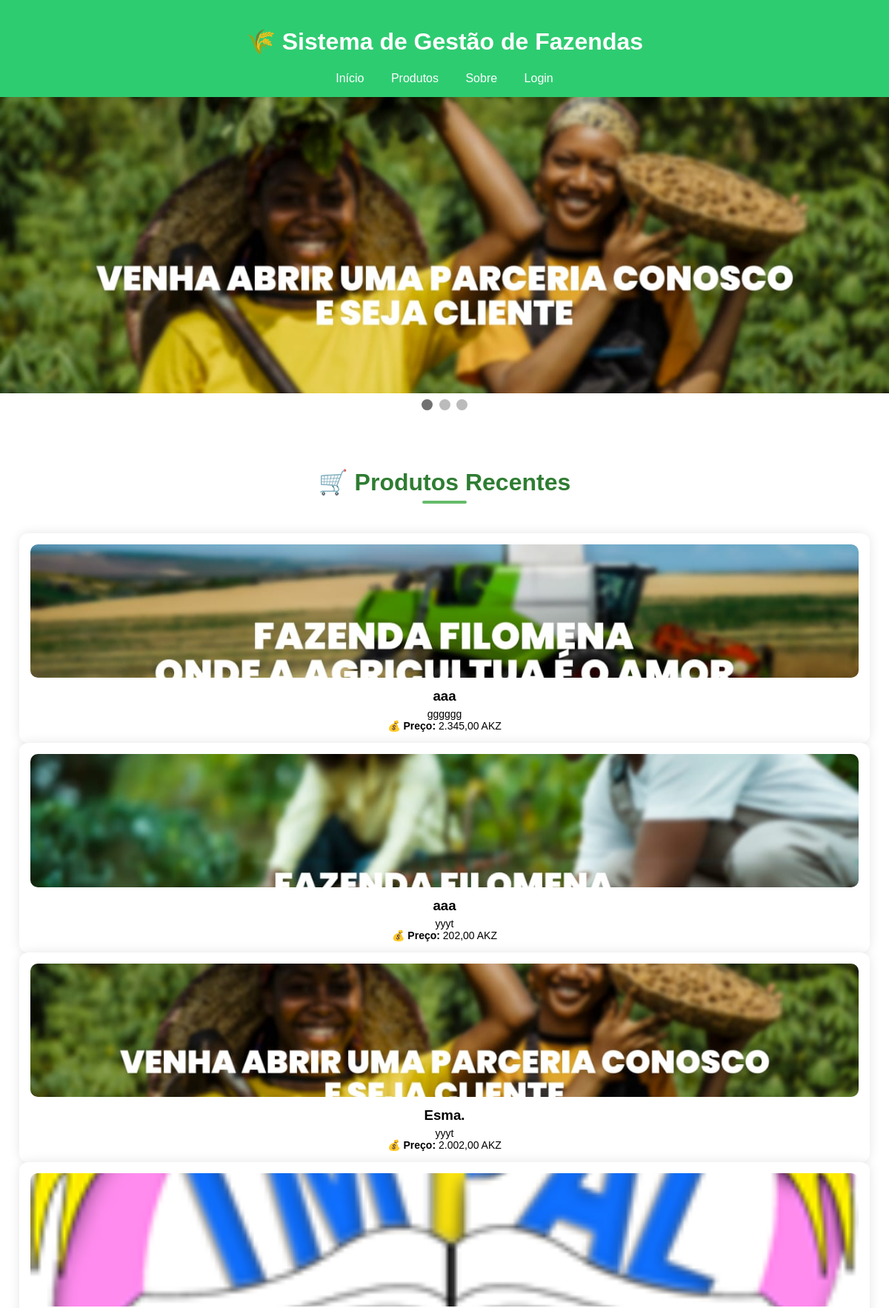
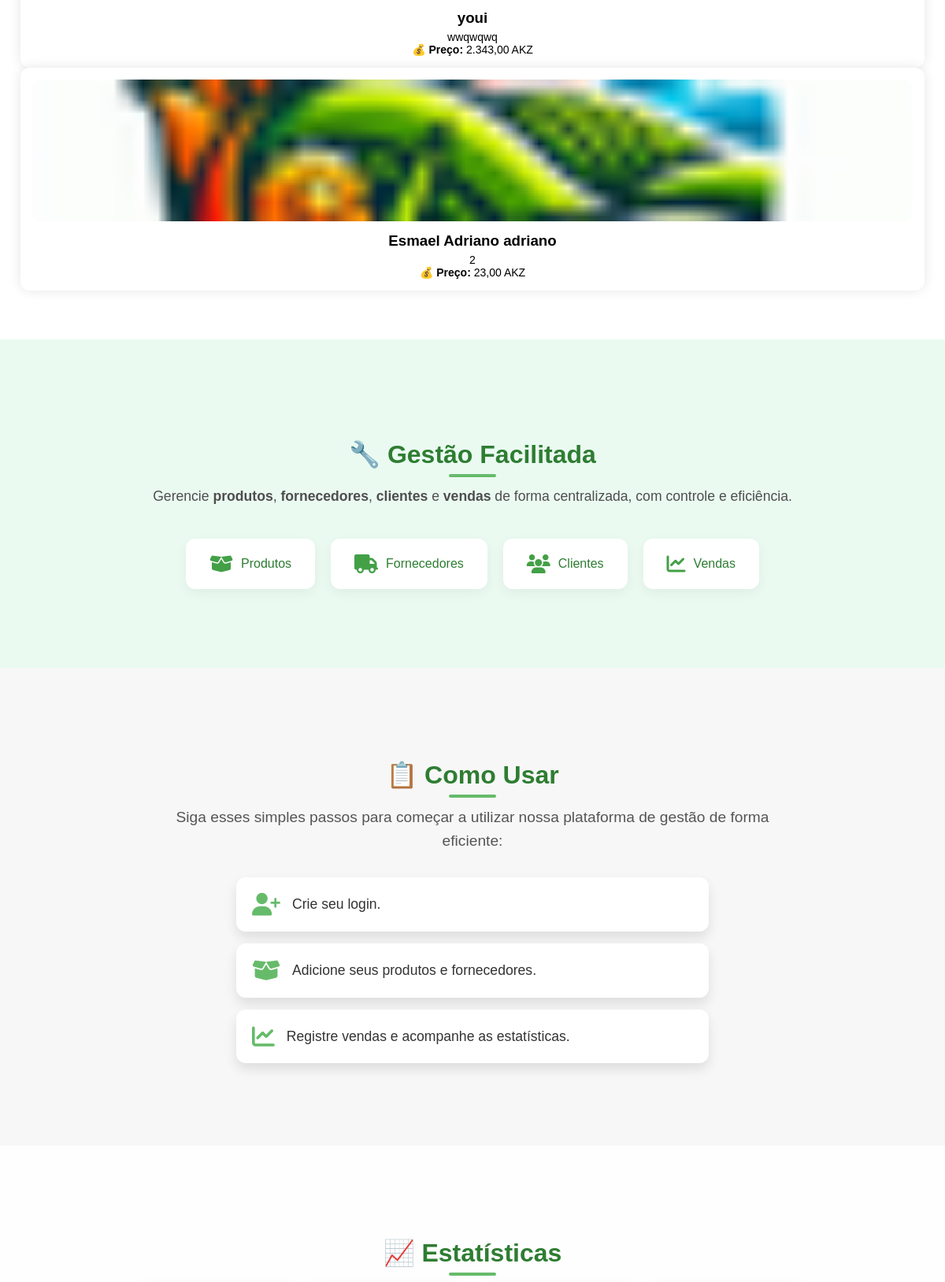
The page / (upper part) on the database its author committed (2 pictures, top to bottom).
### tables this page shows
CREATE TABLE `banners` (
  `id` int(11) NOT NULL,
  `titulo` varchar(100) NOT NULL,
  `descricao` text DEFAULT NULL,
  `imagem` varchar(255) NOT NULL,
  `link` varchar(255) DEFAULT NULL,
  `status` enum('ativo','inativo') DEFAULT 'ativo',
  `data_criacao` datetime DEFAULT current_timestamp()
);

CREATE TABLE `produtos` (
  `id` int(11) NOT NULL,
  `nome` varchar(255) NOT NULL,
  `img` varchar(255) NOT NULL,
  `descricao` text DEFAULT NULL,
  `preco` decimal(10,2) NOT NULL,
  `quantidade` int(11) NOT NULL,
  `data_criacao` timestamp NOT NULL DEFAULT current_timestamp(),
  `id_fornecedor` int(11) DEFAULT NULL
);

### Index.php (the view, shortened to what this page needs)
<?php
include_once('./conf/conexao.php');
$sql_banner = "SELECT * FROM banners ORDER BY id ASC LIMIT 3";
$res_banner = mysqli_query($conn, $sql_banner);
$banners = mysqli_fetch_all($res_banner, MYSQLI_ASSOC);
$sql_produtos = "SELECT * FROM produtos ORDER BY id DESC LIMIT 6";
$res_produtos = mysqli_query($conn, $sql_produtos);
$produtos = mysqli_fetch_all($res_produtos, MYSQLI_ASSOC);
?>
<!DOCTYPE html>
<html lang="pt-br">
<head>
  <link rel="stylesheet" href="./style.css">
   <link rel="stylesheet" href="https://cdn.jsdelivr.net/npm/swiper@10/swiper-bundle.min.css" />
  <link rel="stylesheet" href="https://cdnjs.cloudflare.com/ajax/libs/font-awesome/6.5.0/css/all.min.css" />
  <link rel="stylesheet" href="https://cdnjs.cloudflare.com/ajax/libs/animate.css/4.1.1/animate.min.css" />
</head>
<body>
  <header>
    <h1 class="animate__animated animate__fadeInDown">🌾 Sistema de Gestão de Fazendas</h1>
    <nav class="animate__animated animate__fadeIn">
      <a href="#">Início</a>
      <a href="#">Produtos</a>
      <a href="#">Sobre</a>
      <a href="./login/">Login</a>
    </nav>
  </header>
  <div class="carousel">
    <?php foreach ($banners as $index => $banner): ?>
      <img class="mySlides"
      src="<?= 'http://localhost/BLFazenda/painel\admin/'. $banner['imagem'] ?>"
      alt="Banner <?= $index + 1 ?>" />
    <?php endforeach; ?>
    <div class="dot-container">
      <?php for ($i = 0; $i < count($banners); $i++): ?>
        <span class="dot" onclick="currentSlide(<?= $i + 1 ?>)"></span>
      <?php endfor; ?>
    </div>
  </div>
  <section>
    <h2 class="section-title animate__animated animate__fadeInUp">🛒 Produtos Recentes</h2>
    <div class="swiper produtos-swiper animate__animated animate__fadeInUp">
      <div class="swiper-wrapper">
        <?php foreach ($produtos as $produto): ?>
          <div class="swiper-slide">
            <div class="card-produto">
              <img src="<?= 'http://localhost/BLFazenda/painel\admin/' . $produto['img'] ?>" alt="<?= $produto['nome'] ?>" />
              <div class="card-content">
                <h3><?= $produto['nome'] ?></h3>
                <p><?= $produto['descricao'] ?></p>
                <p><strong>💰 Preço:</strong> <?= number_format($produto['preco'], 2, ',', '.') ?> AKZ</p>
              </div>
            </div>
          </div>
        <?php endforeach; ?>
      </div>
    </div>
  </section>
  <section class="gestao-section animate__animated animate__fadeIn">
    <div class="gestao-content container">
      <div class="gestao-text">
        <h2 class="section-title">🔧 Gestão Facilitada</h2>
        <p>Gerencie <strong>produtos</strong>, <strong>fornecedores</strong>, <strong>clientes</strong> e <strong>vendas</strong> de forma centralizada, com controle e eficiência.</p>
      </div>
      <div class="gestao-itens">
        <div class="gestao-item"><i class="fas fa-box-open"></i> Produtos</div>
        <div class="gestao-item"><i class="fas fa-truck"></i> Fornecedores</div>
        <div class="gestao-item"><i class="fas fa-users"></i> Clientes</div>
        <div class="gestao-item"><i class="fas fa-chart-line"></i> Vendas</div>
      </div>
    </div>
  </section>
  <section class="como-usar-section animate__animated animate__fadeInUp">
    <div class="container">
      <h2 class="section-title">📋 Como Usar</h2>
      <p class="intro-text">Siga esses simples passos para começar a utilizar nossa plataforma de gestão de forma eficiente:</p>
      <ol class="como-usar-steps">
        <li><i class="fas fa-user-plus"></i> Crie seu login.</li>
        <li><i class="fas fa-box-open"></i> Adicione seus produtos e fornecedores.</li>
        <li><i class="fas fa-chart-line"></i> Registre vendas e acompanhe as estatísticas.</li>
      </ol>
    </div>
  </section>
  <section class="estatisticas-section animate__animated animate__fadeInUp">
    <div class="container">
      <h2 class="section-title">📈 Estatísticas</h2>
    </div>
  </section>
</body>
</html>

### style.css (style rules this page uses)
* { box-sizing: border-box; }
body { font-family: Arial, sans-serif; margin: 0; padding: 0; }
header, footer { background-color: #2ecc71; color: white; text-align: center; padding: 1rem; }
nav a { margin: 0 1rem; color: white; text-decoration: none; }
.carousel { position: relative; max-width: 100%; overflow: hidden; margin-bottom: 1rem; }
.mySlides { display: none; width: 100%; height: 400px; object-fit: cover; }
.dot-container { text-align: center; margin-top: 0.5rem; }
.dot { height: 15px; width: 15px; margin: 0 2px; background-color: #bbb; border-radius: 50%; display: inline-block; cursor: pointer; }
.active, .dot:hover { background-color: #717171; }
section { padding: 2rem 1rem; }
.section-title { text-align: center; font-size: 2rem; margin-bottom: 1rem; }
.card-produto { background: #fff; border-radius: 12px; box-shadow: 0 0 15px rgba(0, 0, 0, 0.1); overflow: hidden; padding: 15px; text-align: center; transition: transform 0.3s ease; }
.card-produto img { width: 100%; height: 180px; object-fit: cover; border-radius: 10px; }
.card-content h3 { margin: 10px 0 5px; }
.card-content p { margin: 0; font-size: 14px; }
.produtos-swiper { padding: 30px 10px; }
.section-title { font-size: 2rem; font-weight: 600; color: #2e7d32; margin-bottom: 30px; position: relative; }
.section-title::after { content: ''; width: 60px; height: 4px; background-color: #66bb6a; position: absolute; bottom: -10px; left: 50%; transform: translateX(-50%); border-radius: 4px; }
.container { max-width: 1200px; margin: auto; padding: 40px 20px; }
.section-title { text-align: center; font-size: 2rem; margin-bottom: 40px; font-weight: 600; color: #2e7d32; position: relative; }
.gestao-section { background-color: #eafaf1; padding: 60px 20px; }
.gestao-content { max-width: 1100px; margin: auto; text-align: center; }
.gestao-text p { font-size: 1.1rem; margin-top: 10px; color: #4e4e4e; line-height: 1.6; }
.gestao-itens { margin-top: 40px; display: flex; flex-wrap: wrap; justify-content: center; gap: 20px; }
.gestao-item { background-color: #fff; padding: 20px 30px; border-radius: 12px; font-weight: 500; font-size: 1rem; color: #2e7d32; box-shadow: 0 5px 15px rgba(0, 0, 0, 0.05); transition: all 0.3s ease; display: flex; align-items: center; gap: 10px; cursor: default; }
.gestao-item i { font-size: 1.5rem; color: #43a047; }
.estatisticas-section { background-color: #fefefe; padding: 50px 20px; text-align: center; }
.como-usar-section { padding: 50px 20px; background-color: #f7f7f7; text-align: center; }
.intro-text { font-size: 1.2rem; color: #555; margin-top: 10px; margin-bottom: 30px; line-height: 1.6; max-width: 800px; margin-left: auto; margin-right: auto; }
.como-usar-steps { max-width: 600px; margin: 0 auto; list-style: none; padding: 0; font-size: 1.1rem; color: #333; }
.como-usar-steps li { background-color: #fff; padding: 20px; margin-bottom: 15px; border-radius: 12px; box-shadow: 0 8px 15px rgba(0, 0, 0, 0.1); transition: all 0.3s ease; display: flex; align-items: center; gap: 15px; font-weight: 500; }
.como-usar-steps li i { font-size: 1.8rem; color: #66bb6a; }
.section-title { font-size: 2rem; font-weight: 600; color: #2e7d32; position: relative; margin-bottom: 20px; }

### rows shown on the page
banners: imagem (picture)
produtos: img (picture), nome "aaa", descricao "gggggg", preco "2.345,00"
produtos: img (picture), nome "aaa", descricao "yyyt", preco "202,00"
produtos: img (picture), nome "Esma.", descricao "yyyt", preco "2.002,00"
produtos: img (picture), nome "youi", descricao "wwqwqwq", preco "2.343,00"
produtos: img (picture), nome "Esmael Adriano adriano", descricao "2", preco "23,00"
